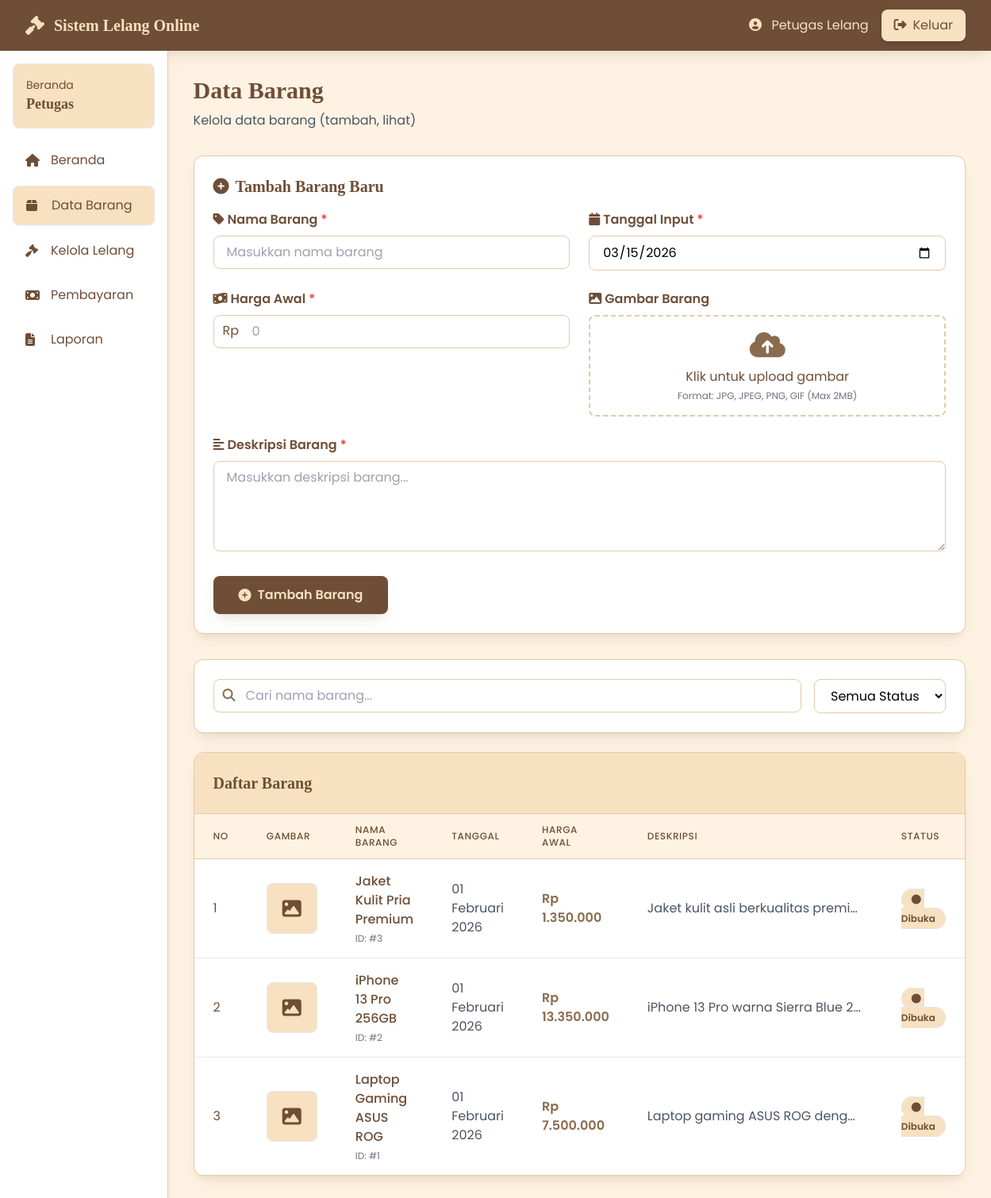
Page /petugas/data_barang.php (signed in) on the committed database.
### tables this page shows
CREATE TABLE tb_barang (
    id_barang INT(11) PRIMARY KEY AUTO_INCREMENT,
    nama_barang VARCHAR(100) NOT NULL,
    tgl VARCHAR(20) NOT NULL,
    harga_awal DECIMAL(15,2) NOT NULL,
    deskripsi_barang TEXT,
    gambar VARCHAR(255),
    status_barang ENUM('pending', 'dibuka', 'ditutup') DEFAULT 'pending',
    created_at TIMESTAMP DEFAULT CURRENT_TIMESTAMP
);

### config/config.php (called while the page is built, shortened)
<?php
function formatRupiah($angka) {
    return 'Rp ' . number_format($angka, 0, ',', '.');
}
function formatTanggal($tanggal) {
    $bulan = array(
        1 => 'Januari', 'Februari', 'Maret', 'April', 'Mei', 'Juni',
        'Juli', 'Agustus', 'September', 'Oktober', 'November', 'Desember'
    );
    $pecah = explode('-', $tanggal);
    return $pecah[2] . ' ' . $bulan[(int)$pecah[1]] . ' ' . $pecah[0];
}
?>

### petugas/data_barang.php (the view, shortened to what this page needs)
<?php
require_once('../config/config.php');
$barang = mysqli_query($conn, "SELECT * FROM tb_barang ORDER BY id_barang DESC");
?>
<!DOCTYPE html>
<html lang="id">
<head>
    <script src="https://cdn.tailwindcss.com"></script>
    <link rel="stylesheet" href="https://cdnjs.cloudflare.com/ajax/libs/font-awesome/6.4.0/css/all.min.css">
</head>
<body class="bg-biscuit-light">
    <nav class="bg-coffee shadow-warm">
        <div class="max-w-7xl mx-auto px-4 sm:px-6 lg:px-8">
            <div class="flex justify-between h-16">
                <div class="flex items-center">
                    <i class="fas fa-gavel text-biscuit text-2xl mr-3"></i>
                    <span class="text-biscuit text-xl font-bold font-serif">Sistem Lelang Online</span>
                </div>
                <div class="flex items-center space-x-4">
                    <span class="text-biscuit">
                        <i class="fas fa-user-circle mr-2"></i>
                        <?php echo htmlspecialchars($_SESSION['nama_lengkap']); ?>
                    </span>
                    <a href="../auth/logout.php" class="bg-biscuit hover:bg-biscuit-dark text-coffee px-4 py-2 rounded-lg transition duration-200 shadow-md">
                        <i class="fas fa-sign-out-alt mr-2"></i>Keluar
                    </a>
                </div>
            </div>
        </div>
    </nav>
    <div class="flex">
        <aside class="w-64 bg-white shadow-warm min-h-screen border-r border-biscuit">
            <div class="p-4">
                <div class="bg-biscuit rounded-lg p-4 mb-4 border border-biscuit-dark">
                    <p class="text-sm text-coffee">Beranda</p>
                    <p class="text-lg font-bold text-coffee font-serif">Petugas</p>
                </div>
                <nav class="space-y-2">
                    <a href="dashboard.php" class="flex items-center px-4 py-3 text-coffee hover:bg-biscuit rounded-lg transition duration-200">
                        <i class="fas fa-home w-5"></i><span class="ml-3">Beranda</span>
                    </a>
                    <a href="data_barang.php" class="flex items-center px-4 py-3 bg-biscuit text-coffee rounded-lg shadow-sm border border-biscuit-dark">
                        <i class="fas fa-box w-5"></i><span class="ml-3">Data Barang</span>
                    </a>
                    <a href="kelola_lelang.php" class="flex items-center px-4 py-3 text-coffee hover:bg-biscuit rounded-lg transition duration-200">
                        <i class="fas fa-gavel w-5"></i><span class="ml-3">Kelola Lelang</span>
                    </a>
                    <a href="pembayaran.php" class="flex items-center px-4 py-3 text-coffee hover:bg-biscuit rounded-lg transition duration-200">
                        <i class="fas fa-money-bill w-5"></i><span class="ml-3">Pembayaran</span>
                    </a>
                    <a href="laporan.php" class="flex items-center px-4 py-3 text-coffee hover:bg-biscuit rounded-lg transition duration-200">
                        <i class="fas fa-file-alt w-5"></i><span class="ml-3">Laporan</span>
                    </a>
                </nav>
            </div>
        </aside>
        <main class="flex-1 p-8">
            <div class="mb-8">
                <h1 class="text-3xl font-bold text-coffee font-serif">Data Barang</h1>
                <p class="text-gray-600 mt-2">Kelola data barang (tambah, lihat)</p>
            </div>
            <div class="bg-white rounded-xl shadow-warm p-6 mb-8 border border-biscuit">
                <h2 class="text-xl font-bold text-coffee font-serif mb-4">
                    <i class="fas fa-plus-circle mr-2"></i>Tambah Barang Baru
                </h2>
                <form method="POST" enctype="multipart/form-data">
                    <div class="grid grid-cols-1 md:grid-cols-2 gap-6">
                        <div>
                            <label class="block text-coffee font-semibold mb-2"><i class="fas fa-tag mr-1"></i>Nama Barang <span class="text-red-500">*</span></label>
                            <input type="text" name="nama_barang" required
                                   class="w-full px-4 py-2 border border-biscuit rounded-lg focus:ring-2 focus:ring-coffee focus:border-coffee bg-white"
                                   placeholder="Masukkan nama barang">
                        </div>
                        <div>
                            <label class="block text-coffee font-semibold mb-2"><i class="fas fa-calendar mr-1"></i>Tanggal Input <span class="text-red-500">*</span></label>
                            <input type="date" name="tgl" required
                                   value="<?php echo date('Y-m-d'); ?>"
                                   class="w-full px-4 py-2 border border-biscuit rounded-lg focus:ring-2 focus:ring-coffee focus:border-coffee bg-white">
                        </div>
                        <div>
                            <label class="block text-coffee font-semibold mb-2"><i class="fas fa-money-bill-wave mr-1"></i>Harga Awal <span class="text-red-500">*</span></label>
                            <div class="relative">
                                <span class="absolute left-3 top-2 text-coffee">Rp</span>
                                <input type="text" id="harga_awal" name="harga_awal_display" required
                                       onkeyup="formatRupiah(this)"
                                       class="w-full pl-12 pr-4 py-2 border border-biscuit rounded-lg focus:ring-2 focus:ring-coffee focus:border-coffee bg-white"
                                       placeholder="0">
                            </div>
                        </div>
                        <div>
                            <label class="block text-coffee font-semibold mb-2"><i class="fas fa-image mr-1"></i>Gambar Barang</label>
                            <div class="border-2 border-dashed border-biscuit rounded-lg p-4 text-center hover:border-coffee transition bg-white">
                                <label for="gambar" class="cursor-pointer block">
                                    <i class="fas fa-cloud-upload-alt text-4xl text-coffee-light mb-2"></i>
                                    <p class="text-coffee">Klik untuk upload gambar</p>
                                    <p class="text-xs text-gray-500 mt-1">Format: JPG, JPEG, PNG, GIF (Max 2MB)</p>
                                </label>
                            </div>
                        </div>
                        <div class="md:col-span-2">
                            <label class="block text-coffee font-semibold mb-2"><i class="fas fa-align-left mr-1"></i>Deskripsi Barang <span class="text-red-500">*</span></label>
                            <textarea name="deskripsi_barang" rows="4" required
                                      class="w-full px-4 py-2 border border-biscuit rounded-lg focus:ring-2 focus:ring-coffee focus:border-coffee bg-white"
                                      placeholder="Masukkan deskripsi barang..."></textarea>
                        </div>
                    </div>
                    <div class="flex gap-3 mt-6">
                        <button type="submit" name="tambah"
                                class="bg-coffee hover:bg-coffee-dark text-biscuit font-semibold px-8 py-3 rounded-lg transition duration-200 shadow-warm flex items-center">
                            <i class="fas fa-plus-circle mr-2"></i>Tambah Barang
                        </button>
                    </div>
                </form>
            </div>
            <div class="bg-white rounded-xl shadow-warm p-6 mb-6 border border-biscuit">
                <div class="flex flex-col md:flex-row gap-4">
                    <div class="flex-1 relative">
                        <i class="fas fa-search absolute left-3 top-3 text-coffee-light"></i>
                        <input type="text" id="searchInput" placeholder="Cari nama barang..."
                               class="w-full pl-10 pr-4 py-2 border border-biscuit rounded-lg focus:ring-2 focus:ring-coffee focus:border-coffee bg-white">
                    </div>
                    <select id="filterStatus" class="px-4 py-2 border border-biscuit rounded-lg focus:ring-2 focus:ring-coffee focus:border-coffee bg-white">
                        <option value="">Semua Status</option>
                    </select>
                </div>
            </div>
            <div class="bg-white rounded-xl shadow-warm overflow-hidden border border-biscuit">
                <div class="p-6 border-b border-biscuit bg-biscuit">
                    <h2 class="text-xl font-bold text-coffee font-serif">Daftar Barang</h2>
                </div>
                <div class="overflow-x-auto">
                    <table class="w-full">
                        <thead class="bg-biscuit-light">
                            <tr>
                                <th class="px-6 py-3 text-left text-xs font-medium text-coffee uppercase tracking-wider border-b border-biscuit">No</th>
                                <th class="px-6 py-3 text-left text-xs font-medium text-coffee uppercase tracking-wider border-b border-biscuit">Gambar</th>
                                <th class="px-6 py-3 text-left text-xs font-medium text-coffee uppercase tracking-wider border-b border-biscuit">Nama Barang</th>
                                <th class="px-6 py-3 text-left text-xs font-medium text-coffee uppercase tracking-wider border-b border-biscuit">Tanggal</th>
                                <th class="px-6 py-3 text-left text-xs font-medium text-coffee uppercase tracking-wider border-b border-biscuit">Harga Awal</th>
                                <th class="px-6 py-3 text-left text-xs font-medium text-coffee uppercase tracking-wider border-b border-biscuit">Deskripsi</th>
                                <th class="px-6 py-3 text-left text-xs font-medium text-coffee uppercase tracking-wider border-b border-biscuit">Status</th>
                            </tr>
                        </thead>
                        <tbody class="divide-y divide-biscuit" id="tableBody">
                            <?php
                            $no = 1;
                            while($row = mysqli_fetch_assoc($barang)):
                            ?>
                            <tr class="hover:bg-biscuit-light barang-row transition duration-200" data-status="<?php echo $row['status_barang']; ?>">
                                <td class="px-6 py-4 text-coffee"><?php echo $no++; ?></td>
                                <td class="px-6 py-4">
                                    <div class="w-16 h-16 bg-biscuit rounded-lg flex items-center justify-center overflow-hidden border border-biscuit-dark">
                                        <?php
                                        if(!empty($row['gambar']) && file_exists('../uploads/barang/' . $row['gambar'])):
                                        ?>
                                            <img src="../uploads/barang/<?php echo $row['gambar']; ?>"
                                                 alt="<?php echo htmlspecialchars($row['nama_barang']); ?>"
                                                 class="w-full h-full object-cover">
                                        <?php
                                        elseif(!empty($row['gambar']) && file_exists('../uploads/' . $row['gambar'])):
                                        ?>
                                            <img src="../uploads/<?php echo $row['gambar']; ?>"
                                                 alt="<?php echo htmlspecialchars($row['nama_barang']); ?>"
                                                 class="w-full h-full object-cover">
                                        <?php else: ?>
                                            <i class="fas fa-image text-coffee text-2xl"></i>
                                        <?php endif; ?>
                                    </div>
                                </td>
                                <td class="px-6 py-4 barang-name">
                                    <div class="font-medium text-coffee"><?php echo htmlspecialchars($row['nama_barang']); ?></div>
                                    <div class="text-xs text-gray-500 mt-1">ID: #<?php echo $row['id_barang']; ?></div>
                                </td>
                                <td class="px-6 py-4 text-gray-600"><?php echo formatTanggal($row['tgl']); ?></td>
                                <td class="px-6 py-4 text-coffee-light font-semibold"><?php echo formatRupiah($row['harga_awal']); ?></td>
                                <td class="px-6 py-4 text-gray-600 max-w-xs truncate"><?php echo htmlspecialchars(substr($row['deskripsi_barang'], 0, 50) . '...'); ?></td>
                                <td class="px-6 py-4">
                                    <?php if($row['status_barang'] == 'dibuka'): ?>
                                        <span class="px-3 py-1 bg-biscuit text-coffee rounded-full text-xs font-semibold border border-biscuit-dark">
                                            <i class="fas fa-circle text-xs mr-1"></i>Dibuka
                                        </span>
                                    <?php elseif($row['status_barang'] == 'ditutup'): ?>
                                        <span class="px-3 py-1 bg-gray-200 text-gray-700 rounded-full text-xs font-semibold">
                                            <i class="fas fa-times-circle mr-1"></i>Ditutup
                                        </span>
                                    <?php else: ?>
                                        <span class="px-3 py-1 bg-yellow-100 text-yellow-700 rounded-full text-xs font-semibold">
                                            <i class="fas fa-clock mr-1"></i>Pending
                                        </span>
                                    <?php endif; ?>
                                </td>
                            </tr>
                            <?php endwhile; ?>
                        </tbody>
                    </table>
                </div>
            </div>
        </main>
    </div>
</body>
</html>

### petugas/data_barang.php (style rules this page uses)
* { font-family: 'Poppins', sans-serif; }
h1, h2, h3, h4, h5, h6, .font-serif { font-family: 'Playfair Display', serif; }
.bg-coffee { background-color: #6F4E37; }
.bg-biscuit { background-color: #F7E1C0; }
.bg-biscuit-light { background-color: #FEF3E2; }
.text-coffee { color: #6F4E37; }
.text-coffee-light { color: #8B6B4D; }
.text-biscuit { color: #F7E1C0; }
.border-biscuit { border-color: #E5C9A8; }
.shadow-warm { box-shadow: 0 10px 25px -5px rgba(111,78,55,0.1), 0 8px 10px -6px rgba(111,78,55,0.1); }

### rows in the picture
tb_barang: nama_barang "Jaket Kulit Pria Premium", id_barang "3", tgl "01 Februari 2026", harga_awal "Rp 1.350.000", deskripsi_barang "Jaket kulit asli berkualitas premi…", status_barang "dibuka" (drawn)
tb_barang: nama_barang "iPhone 13 Pro 256GB", id_barang "2", tgl "01 Februari 2026", harga_awal "Rp 13.350.000", deskripsi_barang "iPhone 13 Pro warna Sierra Blue 2…", status_barang "dibuka" (drawn)
tb_barang: nama_barang "Laptop Gaming ASUS ROG", id_barang "1", tgl "01 Februari 2026", harga_awal "Rp 7.500.000", deskripsi_barang "Laptop gaming ASUS ROG deng…", status_barang "dibuka" (drawn)

### other values in the picture
$_SESSION['nama_lengkap'] "Petugas Lelang"
